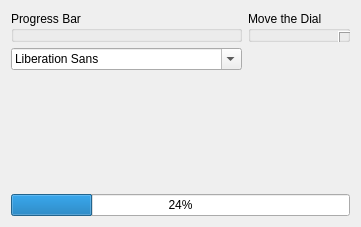
      <widget class="QWidget" name="tab_widgets_2">
       <property name="toolTip">
        <string/>
       </property>
       <property name="statusTip">
        <string/>
       </property>
       <attribute name="title">
        <string>Widgets 2</string>
       </attribute>
       <layout class="QGridLayout" name="gridLayout_2">
        <item row="2" column="1">
         <spacer name="verticalSpacer_2">
          <property name="orientation">
           <enum>Qt::Vertical</enum>
          </property>
          <property name="sizeType">
           <enum>QSizePolicy::Maximum</enum>
          </property>
          <property name="sizeHint" stdset="0">
           <size>
            <width>20</width>
            <height>140</height>
           </size>
          </property>
         </spacer>
        </item>
        <item row="3" column="0" colspan="2">
         <widget class="QProgressBar" name="progressBar">
          <property name="value">
           <number>24</number>
          </property>
         </widget>
        </item>
        <item row="0" column="0">
         <widget class="QGroupBox" name="groupBox">
          <property name="title">
           <string>Progress Bar</string>
          </property>
          <widget class="QWidget" name="layoutWidget">
           <property name="geometry">
            <rect>
             <x>20</x>
             <y>30</y>
             <width>114</width>
             <height>65</height>
            </rect>
           </property>
           <layout class="QVBoxLayout" name="verticalLayout_4">
            <item>
             <widget class="QRadioButton" name="radioButton_start">
              <property name="statusTip">
               <string>Start the Progress Bar</string>
              </property>
              <property name="text">
               <string>Start</string>
              </property>
              <property name="checked">
               <bool>true</bool>
              </property>
             </widget>
            </item>
            <item>
             <widget class="QRadioButton" name="radioButton_stop">
              <property name="statusTip">
               <string>Stop the Progress Bar</string>
              </property>
              <property name="text">
               <string>Stop</string>
              </property>
             </widget>
            </item>
            <item>
             <widget class="QRadioButton" name="radioButton_reset">
              <property name="statusTip">
               <string>Reset the Progress Bar</string>
              </property>
              <property name="text">
               <string>Reset</string>
              </property>
             </widget>
            </item>
           </layout>
          </widget>
         </widget>
        </item>
        <item row="0" column="1">
         <widget class="QGroupBox" name="groupBox_2">
          <property name="title">
           <string>Move the Dial</string>
          </property>
          <widget class="QWidget" name="verticalLayoutWidget">
           <property name="geometry">
            <rect>
             <x>10</x>
             <y>30</y>
             <width>61</width>
             <height>71</height>
            </rect>
           </property>
           <layout class="QVBoxLayout" name="verticalLayout_5">
            <item>
             <widget class="QDial" name="dial"/>
            </item>
           </layout>
          </widget>
          <widget class="QWidget" name="verticalLayoutWidget_2">
           <property name="geometry">
            <rect>
             <x>90</x>
             <y>20</y>
             <width>91</width>
             <height>80</height>
            </rect>
           </property>
           <layout class="QVBoxLayout" name="verticalLayout_6">
            <item>
             <widget class="QLCDNumber" name="lcdNumber">
              <property name="palette">
               <palette>
                <active>
                 <colorrole role="WindowText">
                  <brush brushstyle="SolidPattern">
                   <color alpha="255">
                    <red>0</red>
                    <green>0</green>
                    <blue>255</blue>
                   </color>
                  </brush>
                 </colorrole>
                 <colorrole role="Button">
                  <brush brushstyle="LinearGradientPattern">
                   <gradient startx="0.000000000000000" starty="0.000000000000000" endx="1.000000000000000" endy="0.000000000000000" type="LinearGradient" spread="PadSpread" coordinatemode="ObjectBoundingMode">
                    <gradientstop position="0.000000000000000">
                     <color alpha="255">
                      <red>85</red>
                      <green>170</green>
                      <blue>255</blue>
                     </color>
                    </gradientstop>
                    <gradientstop position="1.000000000000000">
                     <color alpha="255">
                      <red>255</red>
                      <green>255</green>
                      <blue>255</blue>
                     </color>
                    </gradientstop>
                   </gradient>
                  </brush>
                 </colorrole>
                 <colorrole role="Base">
                  <brush brushstyle="LinearGradientPattern">
                   <gradient startx="0.000000000000000" starty="0.000000000000000" endx="1.000000000000000" endy="0.000000000000000" type="LinearGradient" spread="PadSpread" coordinatemode="ObjectBoundingMode">
                    <gradientstop position="0.000000000000000">
                     <color alpha="255">
                      <red>85</red>
                      <green>170</green>
                      <blue>255</blue>
                     </color>
                    </gradientstop>
                    <gradientstop position="1.000000000000000">
                     <color alpha="255">
                      <red>255</red>
                      <green>255</green>
                      <blue>255</blue>
                     </color>
                    </gradientstop>
                   </gradient>
                  </brush>
                 </colorrole>
                 <colorrole role="Window">
                  <brush brushstyle="LinearGradientPattern">
                   <gradient startx="0.000000000000000" starty="0.000000000000000" endx="1.000000000000000" endy="0.000000000000000" type="LinearGradient" spread="PadSpread" coordinatemode="ObjectBoundingMode">
                    <gradientstop position="0.000000000000000">
                     <color alpha="255">
                      <red>85</red>
                      <green>170</green>
                      <blue>255</blue>
                     </color>
                    </gradientstop>
                    <gradientstop position="1.000000000000000">
                     <color alpha="255">
                      <red>255</red>
                      <green>255</green>
                      <blue>255</blue>
                     </color>
                    </gradientstop>
                   </gradient>
                  </brush>
                 </colorrole>
                </active>
                <inactive>
                 <colorrole role="WindowText">
                  <brush brushstyle="SolidPattern">
                   <color alpha="255">
                    <red>0</red>
                    <green>0</green>
                    <blue>255</blue>
                   </color>
                  </brush>
                 </colorrole>
                 <colorrole role="Button">
                  <brush brushstyle="LinearGradientPattern">
                   <gradient startx="0.000000000000000" starty="0.000000000000000" endx="1.000000000000000" endy="0.000000000000000" type="LinearGradient" spread="PadSpread" coordinatemode="ObjectBoundingMode">
                    <gradientstop position="0.000000000000000">
                     <color alpha="255">
                      <red>85</red>
                      <green>170</green>
                      <blue>255</blue>
                     </color>
                    </gradientstop>
                    <gradientstop position="1.000000000000000">
                     <color alpha="255">
                      <red>255</red>
                      <green>255</green>
                      <blue>255</blue>
                     </color>
                    </gradientstop>
                   </gradient>
                  </brush>
                 </colorrole>
                 <colorrole role="Base">
                  <brush brushstyle="LinearGradientPattern">
                   <gradient startx="0.000000000000000" starty="0.000000000000000" endx="1.000000000000000" endy="0.000000000000000" type="LinearGradient" spread="PadSpread" coordinatemode="ObjectBoundingMode">
                    <gradientstop position="0.000000000000000">
                     <color alpha="255">
                      <red>85</red>
                      <green>170</green>
                      <blue>255</blue>
                     </color>
                    </gradientstop>
                    <gradientstop position="1.000000000000000">
                     <color alpha="255">
                      <red>255</red>
                      <green>255</green>
                      <blue>255</blue>
                     </color>
                    </gradientstop>
                   </gradient>
                  </brush>
                 </colorrole>
                 <colorrole role="Window">
                  <brush brushstyle="LinearGradientPattern">
                   <gradient startx="0.000000000000000" starty="0.000000000000000" endx="1.000000000000000" endy="0.000000000000000" type="LinearGradient" spread="PadSpread" coordinatemode="ObjectBoundingMode">
                    <gradientstop position="0.000000000000000">
                     <color alpha="255">
                      <red>85</red>
                      <green>170</green>
                      <blue>255</blue>
                     </color>
                    </gradientstop>
                    <gradientstop position="1.000000000000000">
                     <color alpha="255">
                      <red>255</red>
                      <green>255</green>
                      <blue>255</blue>
                     </color>
                    </gradientstop>
                   </gradient>
                  </brush>
                 </colorrole>
                </inactive>
                <disabled>
                 <colorrole role="WindowText">
                  <brush brushstyle="SolidPattern">
                   <color alpha="255">
                    <red>120</red>
                    <green>120</green>
                    <blue>120</blue>
                   </color>
                  </brush>
                 </colorrole>
                 <colorrole role="Button">
                  <brush brushstyle="LinearGradientPattern">
                   <gradient startx="0.000000000000000" starty="0.000000000000000" endx="1.000000000000000" endy="0.000000000000000" type="LinearGradient" spread="PadSpread" coordinatemode="ObjectBoundingMode">
                    <gradientstop position="0.000000000000000">
                     <color alpha="255">
                      <red>85</red>
                      <green>170</green>
                      <blue>255</blue>
                     </color>
                    </gradientstop>
                    <gradientstop position="1.000000000000000">
                     <color alpha="255">
                      <red>255</red>
                      <green>255</green>
                      <blue>255</blue>
                     </color>
                    </gradientstop>
                   </gradient>
                  </brush>
                 </colorrole>
                 <colorrole role="Base">
                  <brush brushstyle="LinearGradientPattern">
                   <gradient startx="0.000000000000000" starty="0.000000000000000" endx="1.000000000000000" endy="0.000000000000000" type="LinearGradient" spread="PadSpread" coordinatemode="ObjectBoundingMode">
                    <gradientstop position="0.000000000000000">
                     <color alpha="255">
                      <red>85</red>
                      <green>170</green>
                      <blue>255</blue>
                     </color>
                    </gradientstop>
                    <gradientstop position="1.000000000000000">
                     <color alpha="255">
                      <red>255</red>
                      <green>255</green>
                      <blue>255</blue>
                     </color>
                    </gradientstop>
                   </gradient>
                  </brush>
                 </colorrole>
                 <colorrole role="Window">
                  <brush brushstyle="LinearGradientPattern">
                   <gradient startx="0.000000000000000" starty="0.000000000000000" endx="1.000000000000000" endy="0.000000000000000" type="LinearGradient" spread="PadSpread" coordinatemode="ObjectBoundingMode">
                    <gradientstop position="0.000000000000000">
                     <color alpha="255">
                      <red>85</red>
                      <green>170</green>
                      <blue>255</blue>
                     </color>
                    </gradientstop>
                    <gradientstop position="1.000000000000000">
                     <color alpha="255">
                      <red>255</red>
                      <green>255</green>
                      <blue>255</blue>
                     </color>
                    </gradientstop>
                   </gradient>
                  </brush>
                 </colorrole>
                </disabled>
               </palette>
              </property>
              <property name="digitCount">
               <number>2</number>
              </property>
              <property name="mode">
               <enum>QLCDNumber::Dec</enum>
              </property>
              <property name="segmentStyle">
               <enum>QLCDNumber::Flat</enum>
              </property>
             </widget>
            </item>
           </layout>
          </widget>
         </widget>
        </item>
        <item row="2" column="0">
         <layout class="QVBoxLayout" name="verticalLayout_7">
          <item>
           <widget class="QFontComboBox" name="fontComboBox"/>
          </item>
          <item>
           <widget class="QLabel" name="label">
            <property name="font">
             <font>
              <pointsize>14</pointsize>
             </font>
            </property>
            <property name="text">
             <string/>
            </property>
            <property name="alignment">
             <set>Qt::AlignCenter</set>
            </property>
           </widget>
          </item>
         </layout>
        </item>
       </layout>
      </widget>
